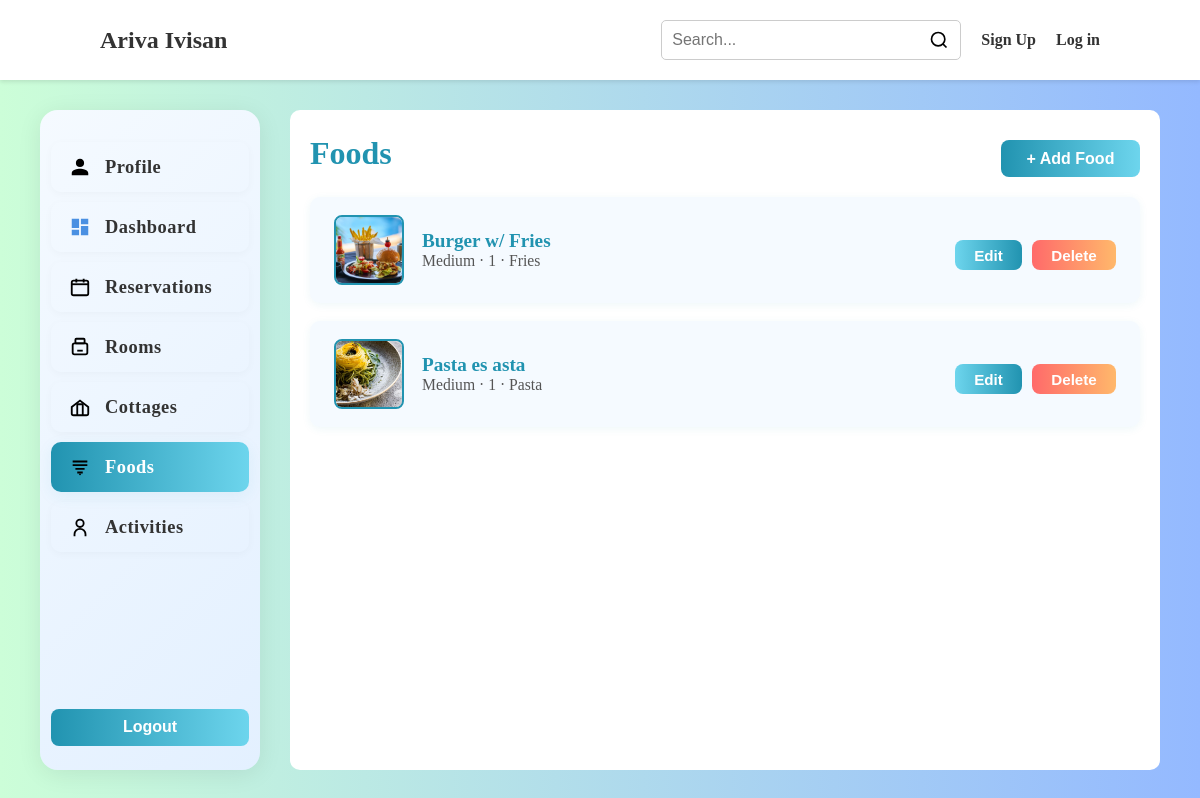
The page /owner/foods on the database its author committed.
### app.py (models this page shows)
class Food(db.Model):
    id = db.Column(db.Integer, primary_key=True)
    owner_id = db.Column(db.Integer, db.ForeignKey('owner.id'), nullable=True)
    name = db.Column(db.String(200), nullable=False)
    size = db.Column(db.String(100))
    capacity = db.Column(db.String(50))
    price = db.Column(db.String(50))
    other_feature1 = db.Column(db.String(200))
    other_feature2 = db.Column(db.String(200))
    other_feature3 = db.Column(db.String(200))
    other_feature4 = db.Column(db.String(200))
    image1 = db.Column(db.String(300))
    image2 = db.Column(db.String(300))
    image3 = db.Column(db.String(300))
    image4 = db.Column(db.String(300))
    image5 = db.Column(db.String(300))
    owner = db.relationship('Owner', backref=db.backref('foods', lazy=True))

### app.py (the view, shortened to what this page needs)
@app.route("/owner/foods", methods=["GET","POST"])
def owner_foods():
    foods = []
    if 'owner_id' in session:
        foods = Food.query.filter_by(owner_id=session['owner_id']).all()
    else:
        foods = Food.query.all()
    return render_template('owner/foods.html', foods=foods)

### templates/owner/foods.html (shortened to what this page needs)
<!DOCTYPE html>
<html lang="en">
<head>
</head>
<body>
    {% if session.user_id %}
        {% include 'partials/navbarLoggedInCustomer.html' %}
    {% elif session.owner_id %}
        {% include 'partials/navbarLoggedInOwner.html' %}
    {% else %}
        {% include 'partials/navbar.html' %}
    {% endif %}
    <div class="content">
        <div class="sidebar" style="display: flex; flex-direction: column; height: 100%; justify-content: flex-start;">
            <a href="#">
                <svg fill="#000000" viewBox="0 0 24 24" width="20px" xmlns="http://www.w3.org/2000/svg"><path d="M12 12c2.7 0 4.5-1.8 4.5-4.5S14.7 3 12 3 7.5 4.8 7.5 7.5 9.3 12 12 12zm0 2c-3 0-9 1.5-9 4.5V21h18v-2.5c0-3-6-4.5-9-4.5z"/></svg>
                <p>Profile</p>
            </a>
            <a href="{{ url_for('owner_dashboard') }}">
                <svg viewBox="0 0 24 24" width="20px" fill="none" xmlns="http://www.w3.org/2000/svg"><path d="M3 13h8V3H3v10zm0 8h8v-6H3v6zm10 0h8v-10h-8v10zm0-18v6h8V3h-8z" fill="#4a90e2"/></svg>
                <p>Dashboard</p>
            </a>
            <a href="{{ url_for('owner_reservations') }}">
                <svg viewBox="0 0 24 24" width="20px" fill="none" xmlns="http://www.w3.org/2000/svg"><rect x="3" y="5" width="18" height="16" rx="2" stroke="#000" stroke-width="2"/><path d="M16 3v4M8 3v4" stroke="#000" stroke-width="2"/><path d="M3 9h18" stroke="#000" stroke-width="2"/></svg>
                <p>Reservations</p>
            </a>
            <a href="{{ url_for('owner_rooms') }}">
                <svg viewBox="0 0 24 24" width="20px" fill="none" xmlns="http://www.w3.org/2000/svg"><rect x="4" y="8" width="16" height="12" rx="2" stroke="#000" stroke-width="2"/><path d="M9 16h6" stroke="#000" stroke-width="2"/><rect x="7" y="3" width="10" height="5" rx="1" stroke="#000" stroke-width="2"/></svg>
                <p>Rooms</p>
            </a>
            <a href="{{ url_for('owner_cottages') }}">
                <svg viewBox="0 0 24 24" width="20px" fill="none" xmlns="http://www.w3.org/2000/svg"><path d="M3 12l9-7 9 7v7a2 2 0 0 1-2 2H5a2 2 0 0 1-2-2v-7z" stroke="#000" stroke-width="2"/><path d="M9 21V9h6v12" stroke="#000" stroke-width="2"/></svg>
                <p>Cottages</p>
            </a>
            <a class="active" href="{{ url_for('owner_foods') }}">
                <svg viewBox="0 0 24 24" width="20px" fill="none" xmlns="http://www.w3.org/2000/svg"><path d="M4 6h16M4 10h16M7 14h10M9 18h6" stroke="#000" stroke-width="2"/><circle cx="12" cy="20" r="1" fill="#000"/></svg>
                <p>Foods</p>
            </a>
            <a href="#">
                <svg viewBox="0 0 24 24" width="20px" fill="none" xmlns="http://www.w3.org/2000/svg"><circle cx="12" cy="8" r="4" stroke="#000" stroke-width="2"/><path d="M6 22v-2a6 6 0 0 1 12 0v2" stroke="#000" stroke-width="2"/></svg>
                <p>Activities</p>
            </a>
            <form action="{{ url_for('logout') }}" method="get" style="width:90%;">
                <button type="submit" class="modern-button" style="width:100%;margin-top:20px;">Logout</button>
            </form>
        </div>
        <div class="main">
            <div class="profile-header">
                <div class="profile-title">Foods</div>
                <button class="modern-button" style="float:right; margin-left:auto;" id="addFoodBtn">+ Add Food</button>
            </div>
            <div class="foods-list" style="width:100%;">
                {% if foods and foods|length > 0 %}
                    {% for food in foods %}
                    <div class="food-card" data-food='{{ {'id': food.id|default(0), 'name': food.name|default(''), 'size': food.size|default(''), 'capacity': food.capacity|default(''), 'price': food.price|default(''), 'other_feature1': food.other_feature1|default(''), 'other_feature2': food.other_feature2|default(''), 'other_feature3': food.other_feature3|default(''), 'other_feature4': food.other_feature4|default(''), 'image1': food.image1|default(''), 'image2': food.image2|default(''), 'image3': food.image3|default(''), 'image4': food.image4|default(''), 'image5': food.image5|default('') }|tojson }}' style="display:flex;align-items:center;justify-content:space-between;background:#f5faff;border-radius:10px;padding:18px 24px;margin-bottom:18px;box-shadow:0 2px 8px rgba(33,147,176,0.08);">
                        <div style="display:flex;align-items:center;gap:18px;">
                            {% set thumb = food.image1 or food.image2 or food.image3 or food.image4 or food.image5 %}
                            <img src="/static/{{ thumb if thumb else 'images/bg.webp' }}" alt="Food Image" style="width:70px;height:70px;border-radius:8px;object-fit:cover;border:2px solid #2193b0;">
                            <div>
                                <div style="font-size:1.2rem;font-weight:bold;color:#2193b0;">{{ food.name }}</div>
                                <div style="color:#555;font-size:0.98rem;">{{ food.size or '' }} · {{ food.capacity or '' }} · {{ food.other_feature1 or '' }}</div>
                            </div>
                        </div>
                        <div style="display:flex;gap:10px;">
                            <button class="modern-button edit-food-btn" data-food-id="{{ food.id }}" style="background:linear-gradient(90deg,#6dd5ed 0%,#2193b0 100%);padding:0.4rem 1.2rem;font-size:0.95rem;">Edit</button>
                            <form method="post" action="{{ url_for('delete_food', food_id=food.id) }}" style="display:inline;">
                                <button type="submit" class="modern-button" style="background:linear-gradient(90deg,#ff6a6a 0%,#ffb86b 100%);padding:0.4rem 1.2rem;font-size:0.95rem;">Delete</button>
                            </form>
                        </div>
                    </div>
                    {% endfor %}
                {% else %}
                    <div style="color:#666;padding:18px 8px;">No food items found. Add one using the + Add Food button.</div>
                {% endif %}
            </div>
    </div>
    </div>
</body>
    </html>

### templates/partials/navbar.html (shortened to what this page needs)
<div class="navbar">
    <p class="title">Ariva Ivisan</p>
    <div class="nav-links">
        <div class="search-container">
            <input class="search" type="text" placeholder="Search...">
        </div>
        <a href="#" id="signUpLink">Sign Up</a>
        <a href="#" id="loginSelectorLink">Log in</a>
    </div>
</div>

### templates/owner/foods.html (style rules this page uses)
* { margin: 0; padding: 0; box-sizing: border-box; }
body { height: 100vh; background: #CCFED8; background: linear-gradient(90deg, rgba(204, 254, 216, 1) 0%, rgba(148, 185, 255, 1) 100%); font-family: Georgia, 'Times New Roman', Times, serif; }
.navbar { display: flex; justify-content: space-between; align-items: center; height: 10vh; padding: 0 100px; background-color: #fff; box-shadow: 0 2px 4px rgba(0, 0, 0, 0.1); }
.title { font-size: 24px; font-weight: bold; color: #333; }
.nav-links { display: flex; align-items: center; }
.nav-links a { margin-left: 20px; text-decoration: none; color: #333; font-weight: bold; }
.content { display: flex; width: 100%; height: 90vh; padding: 30px 40px; }
.sidebar { background: linear-gradient(135deg, #f5faff 0%, #e3f0ff 100%); width: 22%; border: none; margin-right: 30px; display: flex; flex-direction: column; align-items: center; border-radius: 18px; padding: 32px 0 24px 0; box-shadow: 0 4px 24px rgba(0,0,0,0.08); min-width: 220px; transition: box-shadow 0.2s; }
.sidebar a { font-size: 1.15rem; width: 90%; display: flex; align-items: center; padding: 14px 18px; margin-bottom: 10px; border-radius: 10px; text-decoration: none; color: #333; transition: background 0.18s, color 0.18s, box-shadow 0.18s; cursor: pointer; box-shadow: 0 2px 8px rgba(0,0,0,0.03); }
.sidebar a.active { background: linear-gradient(90deg, #2193b0 0%, #6dd5ed 100%); color: #fff; box-shadow: 0 4px 16px rgba(33,147,176,0.08); }
.sidebar a svg { min-width: 22px; min-height: 22px; margin-right: 14px; transition: filter 0.18s; }
.sidebar a p { margin-left: 0; font-weight: 600; color: inherit; letter-spacing: 0.5px; }
.main { background-color: #fff; width: 100%; border-radius: 10px; padding: 20px; display: flex; flex-direction: column; justify-content: flex-start; height: 100%; overflow-y: auto; max-height: 90vh; }
.profile-header { display: flex; justify-content: space-between; align-items: center; margin-bottom: 20px; }
.profile-title { font-size: 2rem; font-weight: bold; color: #2193b0; }
.modern-button { background: linear-gradient(90deg, #2193b0 0%, #6dd5ed 100%); color: #fff; border: none; border-radius: 8px; font-size: 1rem; font-weight: bold; padding: 0.6rem 1.6rem; cursor: pointer; margin-top: 10px; }

### templates/partials/navbar.html (style rules this page uses)
.navbar { display: flex; justify-content: space-between; align-items: center; height: 10vh; padding: 0 100px; background-color: #fff; box-shadow: 0 2px 4px rgba(0, 0, 0, 0.1); }
.title { font-size: 24px; font-weight: bold; color: #333; }
.nav-links { display: flex; align-items: center; }
.nav-links a { margin-left: 20px; text-decoration: none; color: #333; font-weight: bold; }
.search-container { position: relative; width: 300px; }
.search { width: 100%; padding: 10px 40px 10px 10px; border: 1px solid #ccc; border-radius: 5px; font-size: 16px; }

### rows shown on the page
Food: image1 (picture), name "Burger w/ Fries", size "Medium", capacity "1", other_feature1 "Fries"
Food: image1 (picture), name "Pasta es asta", size "Medium", capacity "1", other_feature1 "Pasta"
